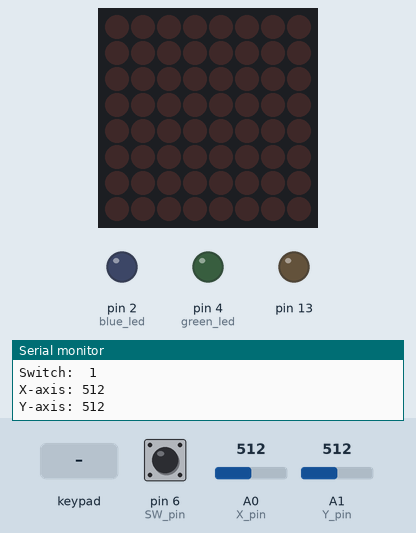
This sketch was run on a simulated Arduino Mega 2560, built with avr-gcc and run on an emulated ATmega2560. Shown: 8×8 LED matrix, output pins drawn as LEDs (lit = HIGH), the last lines printed to the serial monitor. The test bench sets the inputs (shaded band); at power-on: A0 (X_pin) = 512, pin 6 (SW_pin) HIGH, A1 (Y_pin) = 512.

Above: at 3.7 s.
3.8 s: keypad keys 1 3 9 7 2 2 2 2 pressed 0.4 s apart
At 6.7 s:
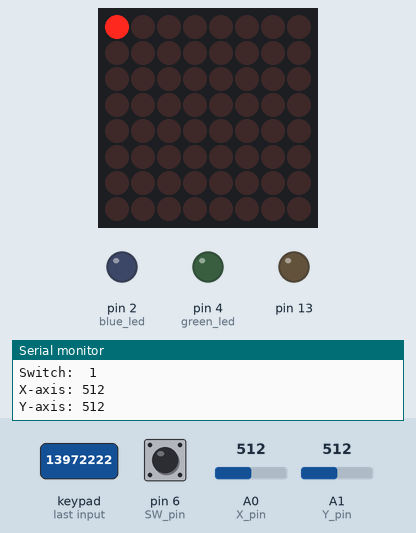
10.0 s: A0 (X_pin) set to 886
11.5 s: A0 (X_pin) set to 919
At 11.9 s:
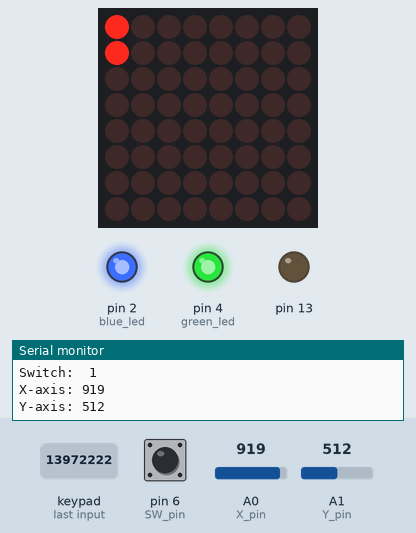
14.5 s: key '0' pressed
At 17.0 s:
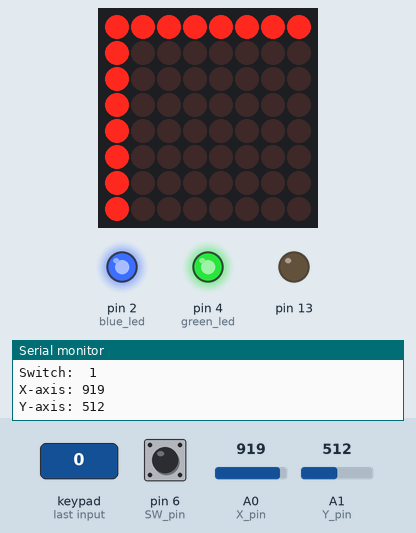
17.5 s: keypad keys 3 0 3 3 3 4 3 7 pressed 0.4 s apart
At 19.7 s:
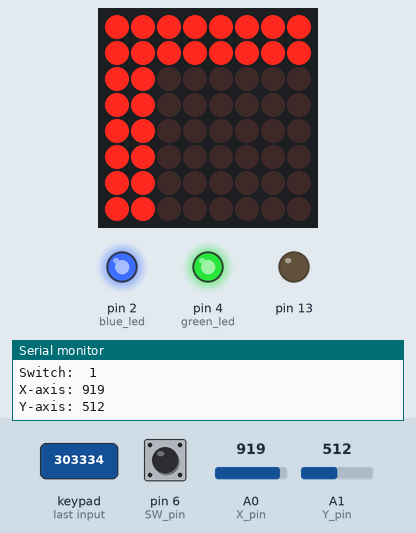
22.2 s: pin 6 (SW_pin) pulled LOW for 3.2 s
At 28.8 s:
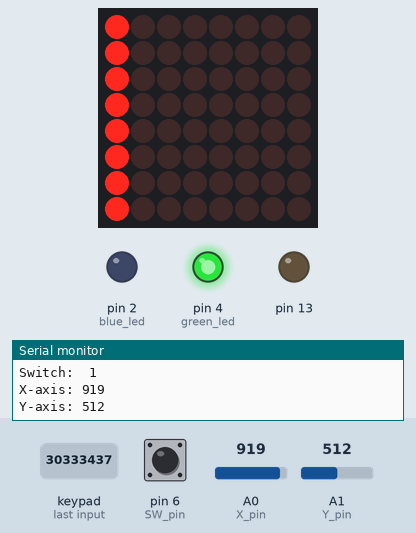
Timing chart, 0 to 29.5 s (numbered marks = the images above; inputs shaded):
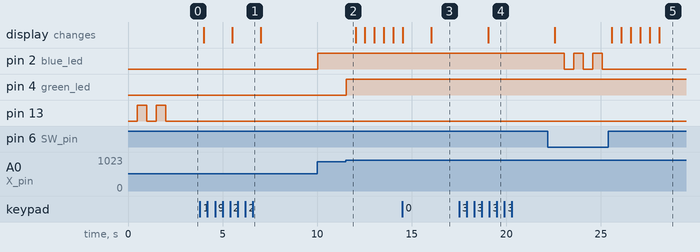

Measured:
- the behaviour switches between 900 and 901 on A0 (X_pin) (found by bisection; images 1 and 2)
- after the input at 11.5 s, pin 4 (green_led): LOW → HIGH at once
- after the input at 14.5 s, the display: first differs from a run without the input after 1.5 s (image 3)
- after the input at 17.5 s, the display: changes after 1.6 s (image 4)
- after the input at 22.2 s, pin 2 (blue_led): alternates HIGH for 0.50 s and LOW for 0.50 s, 5 changes in all, then stays LOW, starting after 0.86 s; the display: first changes after 0.36 s (image 5 shows a later state)

The sketch:

alone.ino
```cpp
#include <Keypad.h>
#include "LedControl.h"

LedControl lc = LedControl(12, 10, 11, 1);

unsigned long delaytime1 = 500;
unsigned long delaytime2 = 50;

int middle_x = 515;
int middle_y = 503;

#define blue_led 2
#define green_led 4

const int SW_pin = 6; // digital pin connected to switch output
const int X_pin = 0;  // analog pin connected to X output
const int Y_pin = 1;  // analog pin connected to Y output

int x = 0;
int y = 0;

const byte ROWS = 4; //four rows
const byte COLS = 4; //four columns
//define the cymbols on the buttons of the keypads
char hexaKeys[ROWS][COLS] = {
    {'1', '2', '3', 'A'},
    {'4', '5', '6', 'B'},
    {'7', '8', '9', 'C'},
    {'*', '0', '#', 'D'}};

byte rowPins[ROWS] = {30, 33, 34, 37}; //connect to the row pinouts of the keypad
byte colPins[COLS] = {38, 41, 42, 45}; //connect to the column pinouts of the keypad

//initialize an instance of class NewKeypad
Keypad customKeypad = Keypad(makeKeymap(hexaKeys), rowPins, colPins, ROWS, COLS);

int led_status = 0;

int l = 0;
int c = 0;

void vline(int l1)
{
  for (int i = 0; i < 8; i++)
  {
    lc.setLed(0, i, l1, true);
  }
}

void hline(int l1)
{
  for (int i = 0; i < 8; i++)
  {
    lc.setLed(0, l1, i, true);
  }
}

void setup()
{
  pinMode(13, OUTPUT);
  digitalWrite(13, HIGH);
  pinMode(SW_pin, INPUT);
  digitalWrite(SW_pin, HIGH);
  Serial.begin(9600);
  pinMode(blue_led, OUTPUT);
  pinMode(green_led, OUTPUT);
  lc.shutdown(0, false);
  /* Set the brightness to a medium values */
  lc.setIntensity(0, 8);
  /* and clear the display */
  lc.clearDisplay(0);
  digitalWrite(13, LOW);
  delay(500);
  digitalWrite(13, HIGH);
  delay(500);
  digitalWrite(13, LOW);
  delay(500);
  digitalWrite(13, HIGH);
  delay(500);
  digitalWrite(13, LOW);
  delay(500);
  int l = 0;
  int c = 0;
}

void loop()
{
  char customKey = customKeypad.getKey();

  if (customKey == '2')
  {
    digitalWrite(blue_led, HIGH);
  }
  if (customKey == '4')
  {
    digitalWrite(green_led, HIGH);
  }

  if (customKey == '5')
  {
    if (led_status == 0)
    {
      led_status = 1;
      digitalWrite(green_led, HIGH);
      digitalWrite(blue_led, HIGH);
    }
    else
    {
      led_status = 0;
      digitalWrite(green_led, LOW);
      digitalWrite(blue_led, LOW);
    }
  }
  if (customKey == '6')
  {
    digitalWrite(blue_led, LOW);
  }
  if (customKey == '8')
  {
    digitalWrite(green_led, LOW);
  }

  if (customKey == '1')
  {
    lc.setLed(0, c, l, false);
    if (c > 0)
    {
      c -= 1;
    }

    //lc.setColumn(0,1,B1111111);
  }
  if (customKey == '3')
  {
    lc.setLed(0, c, l, true);
    if (c < 8)
    {
      c += 1;
    }

    //lc.setColumn(0,1,B00100000);
  }
  if (customKey == '7')
  {
    lc.setLed(0, c, l, false);
    if (l > 0)
    {
      l -= 1;
    }

    //lc.setColumn(0,1,B00100000);
  }
  if (customKey == '9')
  {
    lc.setLed(0, c, l, true);
    if (l < 8)
    {
      l += 1;
    }

    //lc.setColumn(0,1,B00100000);
  }

  if (customKey == '0')
  {
    vline(l);
    hline(l);
    if (l < 8)
    {
      l += 1;
    }

    //lc.setColumn(0,1,B00100000);
  }

  if (customKey)
  {
    Serial.println(customKey);
  }
  if (digitalRead(SW_pin) == 0)
  {
    Serial.print("swtich pressed\n\n");
    l = 0;
    c = 0;
    lc.clearDisplay(0);
    if (led_status == 0)
    {
      digitalWrite(green_led, HIGH);
      digitalWrite(blue_led, HIGH);
      led_status = 1;
    }
    else
    {
      digitalWrite(green_led, LOW);
      digitalWrite(blue_led, LOW);
      led_status = 0;
    }
  }
  x = analogRead(X_pin);
  y = analogRead(Y_pin);
  //if ( x < y ) {
  //digitalWrite(green_led, HIGH);
  if (int(x) > 900)
  {
    digitalWrite(green_led, HIGH);
    lc.setLed(0, c++, l, true);
    //      if ( c < 8 ) {
    //        lc.setLed(0,c,l,true);
    //        c++;
    //        delay(500);
    //      }
  }
  else if (int(x) < 123)
  {
    digitalWrite(green_led, LOW);
    lc.setLed(0, c--, l, false);
    //      if ( c > 0 ) {
    //        lc.setLed(0,c,l,true);
    //        c--;
    //        delay(500);
    //      }
  }
  // } else {
  //digitalWrite(blue_led, HIGH);
  if (int(y) > 900)
  {
    digitalWrite(blue_led, HIGH);
    lc.setLed(0, c, l++, true);
    //      if ( l < 8 ) {
    //        lc.setLed(0,c,l,true);
    //        l++;
    //        delay(500);
    //      }
  }
  else if (int(y) < 123)
  {
    digitalWrite(blue_led, LOW);
    lc.setLed(0, c, l--, false);
    //      if ( l > 0 ) {
    //        lc.setLed(0,c,l,true);
    //        l--;
    //        delay(500);
    //      }
  }
  //  }
  //  if (int(x) > 900) {
  //  	vline(l);
  //  	l++;
  //  }
  //  if (int(y) > 900) {
  //  	hline(c);
  //  	c++;
  //  }
  Serial.print("Switch:  ");
  Serial.print(digitalRead(SW_pin));
  Serial.print("\n");
  Serial.print("X-axis: ");
  Serial.print(x);
  Serial.print("\n");
  Serial.print("Y-axis: ");
  Serial.print(y);
  Serial.print("\n\n");
  delay(500);
}
```
